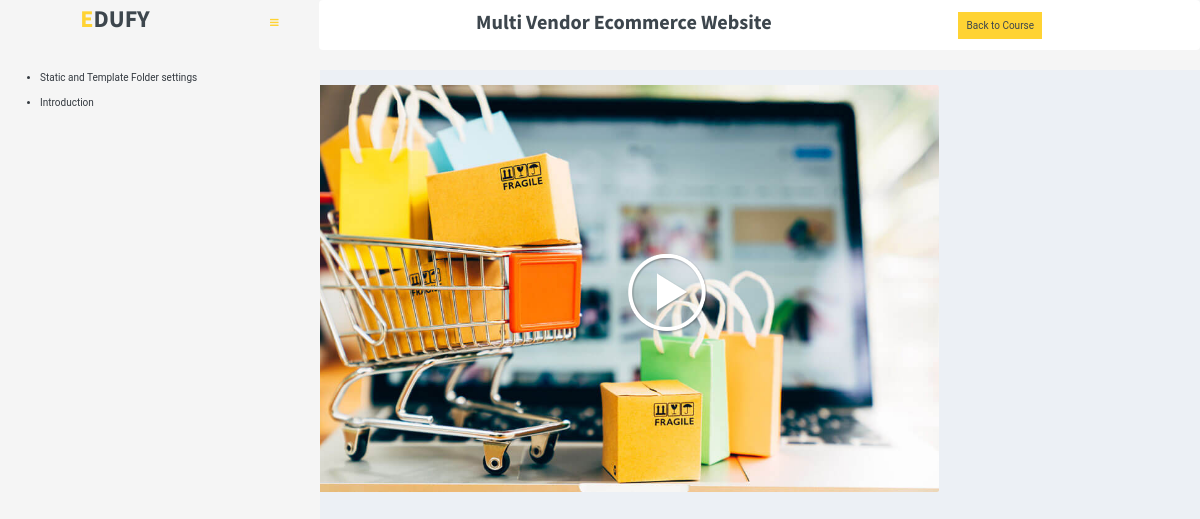
Page /watch_course/7/ on the committed database.
### course_app/models.py (models this page shows, shortened)
class Course(models.Model):
    STATUS = (
        ('Draft', 'Draft'),
        ('Published', 'Published'),
    )
    name = models.CharField(max_length=200, null=True)
    image = models.ImageField(upload_to='author/')
    video_link = models.CharField(max_length=200, null=True, blank=True)
    date_created = models.DateTimeField(auto_now_add=True)
    author = models.ForeignKey(Author, on_delete=models.CASCADE, null=True)
    category = models.ForeignKey(Category, on_delete=models.SET_NULL, null=True)
    descriptions = models.TextField(null=True, blank=True)
    price = models.IntegerField(default='0', null=True)
    discount = models.IntegerField(default='0', null=True)
    status = models.CharField(choices=STATUS, max_length=200, null=True)
    thumb_nail = models.ImageField(upload_to='author/', null=True)
    @property
    def imageURL(self):
        try:
            url = self.image.url
        except:
            url = ''
        return url

class Lesson(models.Model):
    course = models.ForeignKey(Course, on_delete=models.SET_NULL, null=True)
    name = models.CharField(max_length=700, null=True)

### course_app/views.py (the view)
# urls.py: path('watch_course/<int:pk>/', views.watch_course, name="watch_course"),
def watch_course(request, pk):
    video_id = request.GET.get('lecture')
    print("id =")
    print(video_id)
    try:
        course = Course.objects.get(id=pk)
    except Course.DoesNotExist:
        course = None
    try:
        video = Video.objects.get(id=video_id)
    except Video.DoesNotExist:
        video = course
    context = {'course': course, 'video': video}
    return render(request, 'course_app/watch_course.html', context)

### course_app/templates/course_app/watch_course.html (shortened to what this page needs)
<!DOCTYPE html>
{% load static %}
<html>
  <head>
    <link href="bootstrap/css/bootstrap3.min.css" rel="stylesheet" type="text/css" />
    <link href="https://cdn.jsdelivr.net/npm/bootstrap@4.4.1/dist/css/bootstrap.min.css" rel="stylesheet">
    <link href="https://maxcdn.bootstrapcdn.com/font-awesome/4.7.0/css/font-awesome.min.css" rel="stylesheet" />
   <link rel="stylesheet" href="https://cdn.jsdelivr.net/npm/@fancyapps/ui@5.0/dist/fancybox/fancybox.css"/>
    <link href="https://cdnjs.cloudflare.com/ajax/libs/font-awesome/5.10.0/css/all.min.css" rel="stylesheet">
    <link href="https://maxcdn.bootstrapcdn.com/font-awesome/4.3.0/css/font-awesome.min.css" rel="stylesheet" type="text/css" />
    <link href="http://code.ionicframework.com/ionicons/2.0.0/css/ionicons.min.css" rel="stylesheet" type="text/css" />
    <link href="{% static 'css/AdminLTE.min.css' %}" rel="stylesheet"/>
    <link href="{% static 'css/_all-skins.min.css' %}" rel="stylesheet"/>
    <link href="{% static 'css/owl.carousel.min.css' %}" rel="stylesheet">
    <link href="{% static 'css/style.css' %}" rel="stylesheet">
    <link href="{% static 'css/style3.css' %}" rel="stylesheet">
    <link href="{% static 'css/invoice.css' %}" rel="stylesheet">
  </head>
  <body class="skin-blue">
  <div class="wrapper">
      <header class="main-header">
        <a href="index2.html" class="logo mt-2"><h2 class="m-0"><span class="text-primary">E</span>DUFY</h2></a>
        <nav class="navbarr navbar-static-top" role="navigation">
          <a href="#" class="sidebar-toggle" data-toggle="offcanvas" role="button">
          </a>
           <div class="">
                <nav class="navbar navbar-expand-lg bg-light navbar-light py-3 py-lg-0 px-0">
                    <div class="collapse navbar-collapse justify-content-between" id="navbarCollapse">
                        <div class="navbar-nav px-5">
                            <div class="nav-item dropdown">
                                <h3 class="">{{video.name}}</h3>
                            </div>
                        </div>
                         <a class="btn btn-primary py-2 px-10 mx-5 d-none d-lg-block margin" href="">Back to Course</a>
                    </div>
                </nav>
            </div>
        </nav>
      </header>
      <aside class="main-sidebar">
        <section class="sidebar">
         <div class="accordion" id="accordionExample">
         {% for lesson in course.lesson_set.all %}
             <div class="">
                 <div class="" id="headingOne">
                     <a href="#" data-toggle="collapse" data-target="#collapse{{lesson.id}}" aria-expanded="False" aria-controls="collapseOne">
                         <ul>
                             <li class="dark"><span class="">{{lesson.name}}</span></li>
                         </ul>
                     </a>
                 </div>
             </div>
             {% endfor %}
         </div>
        </section>
      </aside>
      <div class="content-wrapper">
        <section class="content">
          <div class="row svg">
              <a href="https://youtu.be/NWBL9nJH1HU?si=RFqa59cI1Y3kV-9U" class="" data-fancybox data-caption="Single video">
                  <img class="svg-element" src="{% static 'img/owl.video.play.png' %}" alt="play-icon">
                  <img class="img-fluidd rounded w-100 ml-5" src="{{video.imageURL}}" alt="Image">
            </a>
          </div>
        </section>
      </div>
    </div>
  </body>
</html>

### rows in the picture
Course: name "Multi Vendor Ecommerce Website", imageURL (picture)
Lesson: name "Static and Template Folder settings"
Lesson: name "Introduction"
